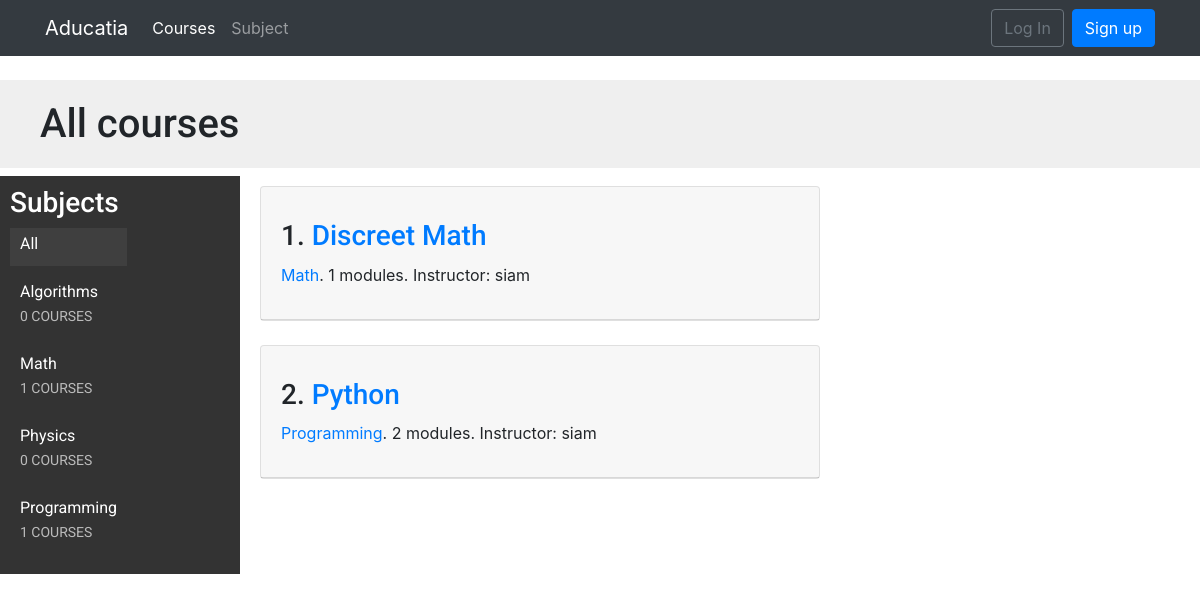
Page /courses/ on the committed database.
### courses/models.py (models this page shows, shortened)
class Subject(models.Model):
    title = models.CharField(max_length=200)
    slug = models.SlugField(max_length=200, unique=True)
    class Meta:
        ordering = ['title']
    def __str__(self):
        return self.title

class Course(models.Model):
    owner = models.ForeignKey(User,
                    related_name='courses_created',
                    on_delete=models.CASCADE)
    subject = models.ForeignKey(Subject, related_name='courses',
                        on_delete=models.CASCADE)
    title = models.CharField(max_length=200)
    slug = models.SlugField(max_length=200, unique=True)
    overview = models.TextField()
    created = models.DateTimeField(auto_now_add=True)
    students = models.ManyToManyField(User,
                                      related_name='courses_joined',
                                      blank=True)
    class Meta:
        ordering = ['-created']

### courses/views.py (the view)
# urls.py: path('courses/', CourseListView.as_view(), name='course_list'),
class CourseListView(TemplateResponseMixin, View):
    model = Course
    template_name = 'courses/course/list.html'
    def get(self, request, subject=None):
        subjects = Subject.objects.annotate(
                            total_courses=Count('courses'))
        courses = Course.objects.annotate(
                            total_modules=Count('modules'))
        if subject:
            subject = get_object_or_404(Subject, slug=subject)
            courses = courses.filter(subject=subject)
        return self.render_to_response({'subjects': subjects,
                                        'subject': subject,
                                        'courses': courses})

### templates/courses/course/list.html (shortened to what this page needs)
{% extends "base.html" %}
{% block content %}
<h1>
    {% if subject %}
        {{ subject.title }} courses
    {% else %}
        All courses
    {% endif %}
</h1>
<div class="contents">
    <h3>Subjects</h3>
    <ul id="modules">
        <li {% if not subject %}class="selected"{% endif %}>
            <a href="{% url "course_list" %}">All</a>
        </li>
        {% for s in subjects %}
            <li {% if subject == s %}class="selected"{% endif %}>
                <a href="{% url "course_list_subject" s.slug %}">
                    {{ s.title }}
                    <br><span>{{ s.total_courses }} courses</span>
                </a>
            </li>
        {% endfor %}
    </ul>
</div>
<div class="module">
    {% for course in courses %}
        {% with subject=course.subject %}
        <div class="card">
      <div class="card-header">
            <h3>{{forloop.counter}}. <a href="{% url "course_detail" course.slug %}">{{ course.title }}</a></h3>
            <p>
                <a href="{% url "course_list_subject" subject.slug %}">{{ subject }}</a>.
                {{ course.total_modules }} modules.
                Instructor: {{ course.owner.get_full_name }}
            </p>
          </div>
</div>
        {% endwith %}
        <br>
    {% endfor %}
</div>
{% endblock %}

### static/css/base.css (style rules this page uses)
body { margin:0; font-family:'Roboto', sans-serif; font-weight:400; color:#333; }
a { color:#3fad37; text-decoration:none; }
ul { float:left; }
h1, h2, h3, h4, h5, h6 { font-family:'Roboto', sans-serif; font-weight:300; }
h1 { background:#efefef; width:100%; overflow:auto; padding:20px 0 20px 40px; margin:0; }
.module { padding:10px 20px; float:left; width:600px; }
.module h3 { margin:20px 0 0; padding:0; width:100%; }
.module p { margin:10px 0 20px; width:100%; float:left; }
.contents { width:20%; padding:10px; float:left; background:#333; color: #fff; font-family:'Roboto', sans-serif; }
.contents ul { list-style:none; margin:0; padding:0; }
.contents ul li { margin:0 0 10px 0; padding:4px 10px 10px; overflow:auto; }
.contents ul li.selected { background:#3f3f3f; }
.contents ul span { text-transform:uppercase; color:#bbb; font-size:14px; }
.contents ul a { display:block; color:#fff; text-decoration:none; }

### rows in the picture
Subject: title "Algorithms", total_courses "0"
Subject: title "Math", total_courses "1"
Subject: title "Physics", total_courses "0"
Subject: title "Programming", total_courses "1"
Course: title "Discreet Math", subject "Math", total_modules "1", owner.get_full_name "siam"
Course: title "Python", subject "Programming", total_modules "2", owner.get_full_name "siam"
